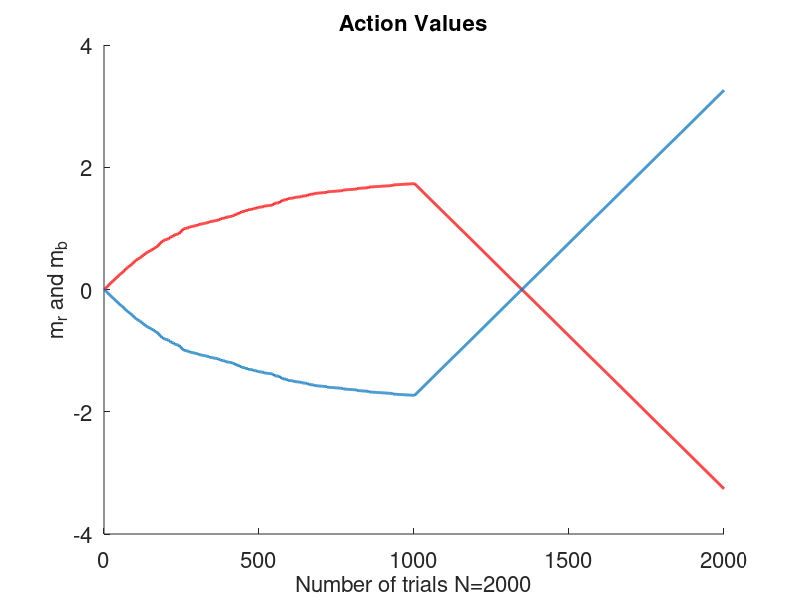
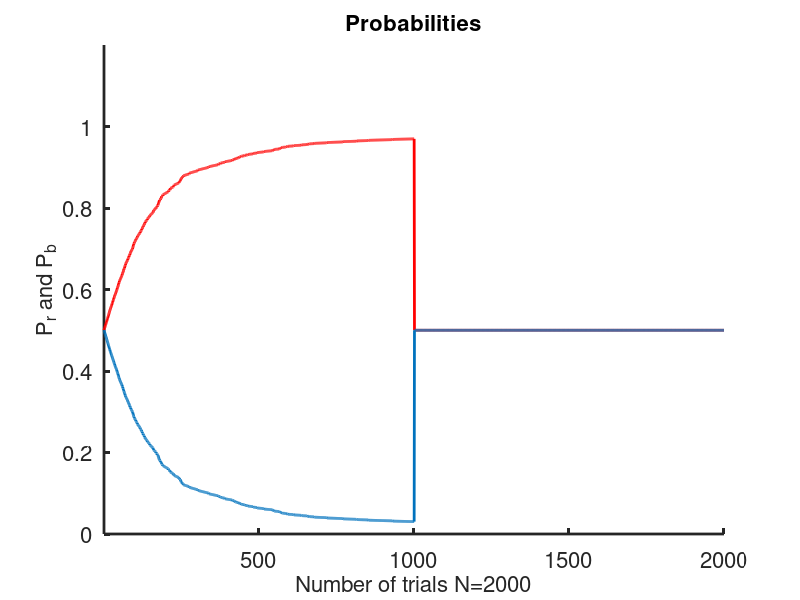
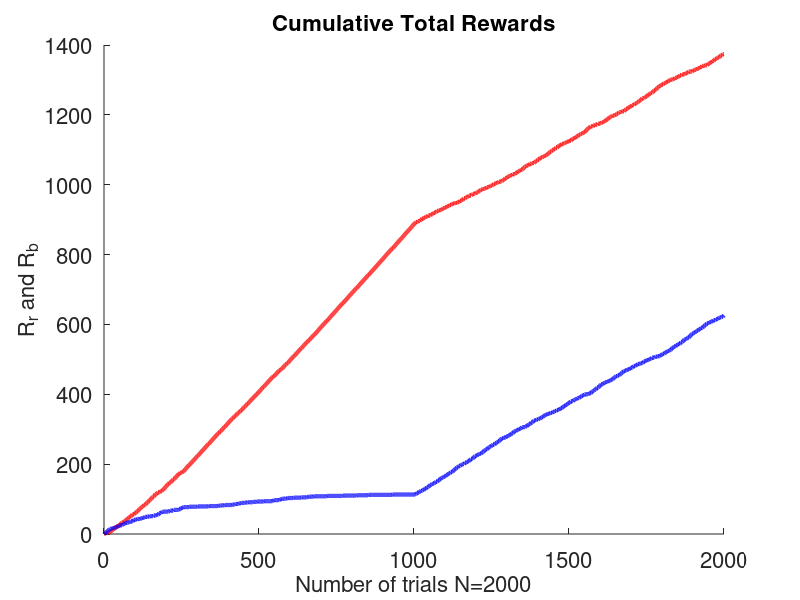

Write MATLAB code to recreate these figures, in order.
% Exercise 07 - Part 1 - Indirect Actor

% rt=1;
% bt=1;
close all;
number_r(1)=0;
number_b(1)=0;
N=1000;
Nr=0;
Nb=0;
cum_r=zeros(1,2*N);
cum_b=zeros(1,2*N);
beta=2;                     % constant for choice variability
eps=0.01;
mr=zeros(1,2*N);            % action value for red flower
mb=zeros(1,2*N);            % action value fot blue flower
m_ave=zeros(1,2*N);         % average action value
P_r=zeros(1,2*N);           % probability to visit red flower
P_b=zeros(1,2*N);           % probability to visit blue flower
 

% CHANGING REWARDS-------------

% first phase
r_b1=1;
r_r1=3;
r_ave1=0.5*(r_b1+r_r1);

for i=1:N
    
    m_ave(i)=0.5*(mb(i)+mr(i));
    
    P_r(i)=1/(1+exp(beta*(m_ave(i)-mr(i))));
    P_b(i)=1/(1+exp(beta*(m_ave(i)-mb(i))));
    
    a=rand;
    
        if a<P_r(i)
        mr(i+1)=mr(i)+eps*(1-P_r(i))*(r_r1-r_ave1);
        mb(i+1)=mb(i)-eps*P_b(i)*(r_r1-r_ave1);
        Nr=Nr+1;
        
%         number_r(rt+1)=number_r(rt)+1;
        else
        mr(i+1)=mr(i)-eps*P_r(i)*(r_b1-r_ave1);
        mb(i+1)=mb(i)+eps*(1-P_b(i))*(r_b1-r_ave1);
        Nb=Nb+1;
%         number_b(bt+1)=number_b(bt)+1;
        end
    cum_r(i)=Nr;
    cum_b(i)=Nb;

end


% % second phase
r_b2=3;
r_r2=1;
r_ave2=0.5*(r_b2+r_r2);
for i=N:2*N-1
    
    m_ave(i)=0.5*(mb(i)+mr(i));
    
    P_r(i+1)=1/(1+exp(beta*(m_ave(i+1)-mr(i+1))));
    P_b(i+1)=1/(1+exp(beta*(m_ave(i+1)-mb(i+1))));
    
    a=rand;
    
%     if i<(2*N) && rt<1000
    if a<P_r(i) 
        mr(i+1)=mr(i)+eps*(1-P_r(i))*(r_r2-r_ave2);
        mb(i+1)=mb(i)-eps*P_b(i)*(r_r2-r_ave2);
        Nr=Nr+1;
%         number_r(rt+1)=number_r(rt)+1;
%         number_b(rt+1)=number_b(rt);
    else
        mr(i+1)=mr(i)-eps*P_r(i)*(r_b2-r_ave2);
        mb(i+1)=mb(i)+eps*(1-P_b(i))*(r_b2-r_ave2);
        Nb=Nb+1;
%         number_b(rt+1)=number_b(rt)+1;
%         number_r(rt+1)=number_r(rt);

    end
% 
%     rt=rt+1;

    cum_r(i+1)=Nr;
    cum_b(i+1)=Nb;

    
end


figure(1);
hold on
set(gca,'FontSize',16)
plot(1:2*N, mr,'r','LineWidth',2)
plot(1:2*N,mb,'LineWidth',2)
xlabel('Number of trials N=2000','FontSize',16);
ylabel('m_r and m_b','FontSize',16);
title('Action Values','FontSize',16);
hold off

figure(2);
hold on
set(gca,'FontSize',16,'LineWidth',2)
plot(1:2*N, P_r,'r','LineWidth',2)
plot(1:2*N,P_b,'LineWidth',2)
axis([1 2000 0 1.2]);
xlabel('Number of trials N=2000','FontSize',16);
ylabel('P_r and P_b','FontSize',16);
title('Probabilities','FontSize',16);
hold off

figure(3);
hold on
set(gca,'FontSize',16)
plot(1:2*N, cum_r,'r','LineWidth',3)
plot(1:2*N, cum_b, 'b','LineWidth',3)
xlabel('Number of trials N=2000','FontSize',16);
ylabel('R_r and R_b','FontSize',16);
title('Cumulative Total Rewards','FontSize',16);
hold off